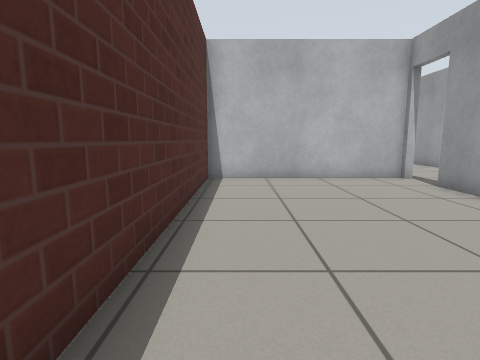
view 1 (above)

24 first-person views from a walk through a world built for the Gazebo simulator. The camera is 0.72 m above the floor, tilts 8° down and sees 80° across. The floor is counted in squares, 0.5 m on a side. Each view is taken from the middle of a square. On the plan, view 1 faces up. The plan holds only what a view shows up to about 14 squares ahead; the rest is blank. The place goes on beyond the plan. Simple patterns stand in for the simulator's built-in surfaces.

view 2
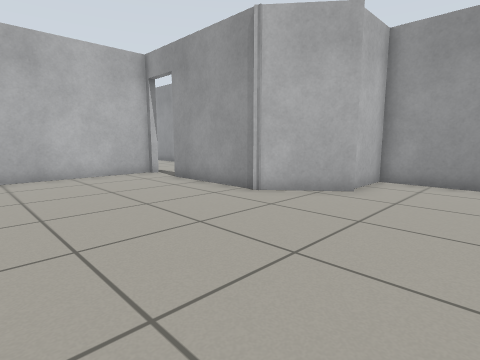

view 3
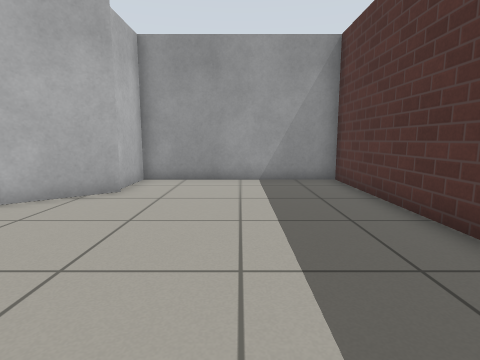

view 4
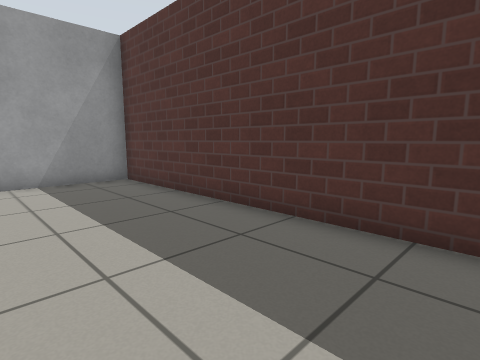

view 5
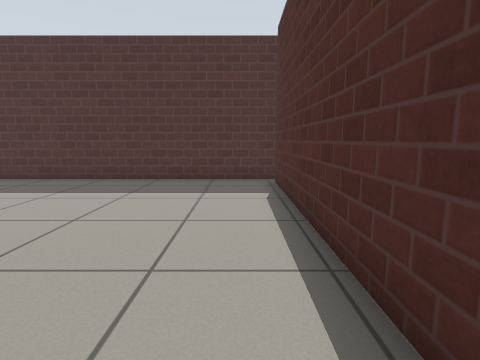

view 6
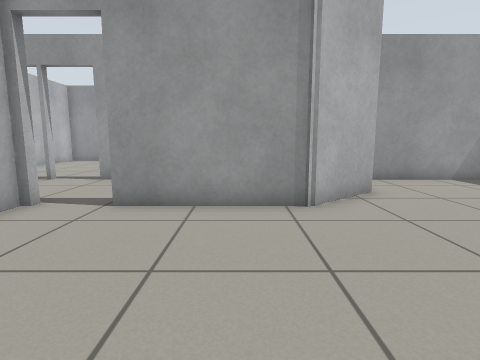

view 7
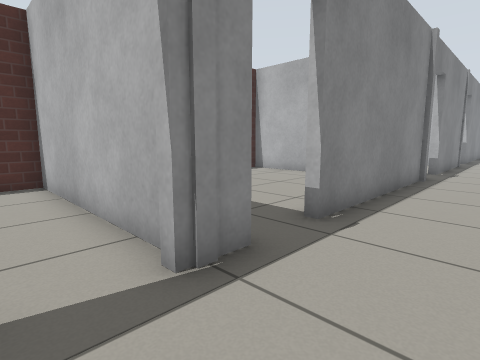

view 8
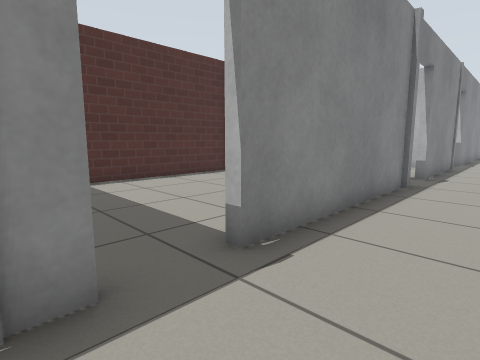

view 9
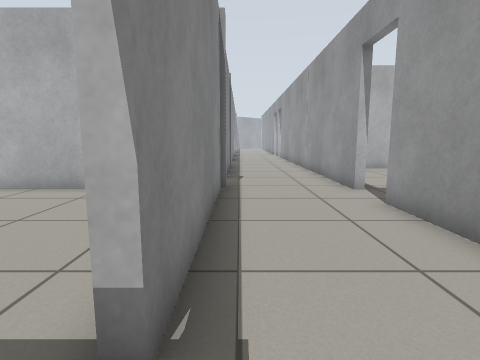

view 10
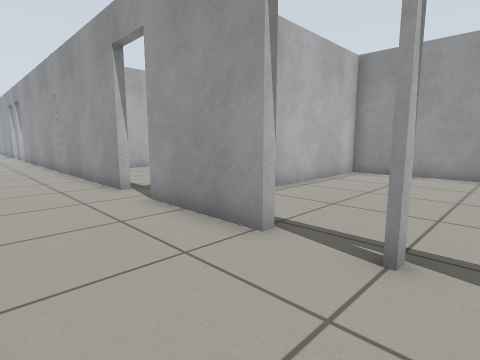

view 11
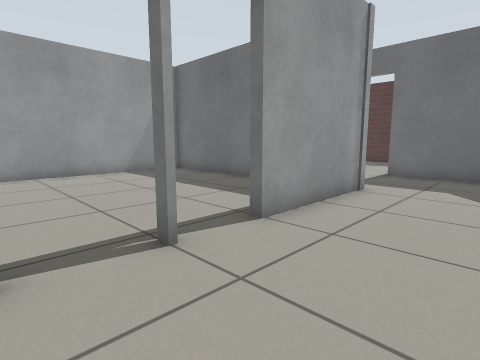

view 12
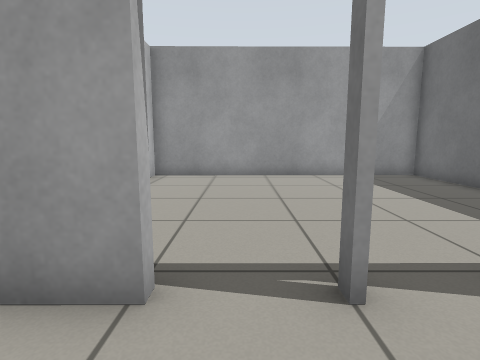

view 13
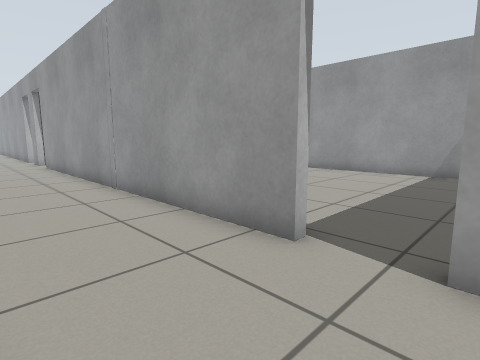

view 14
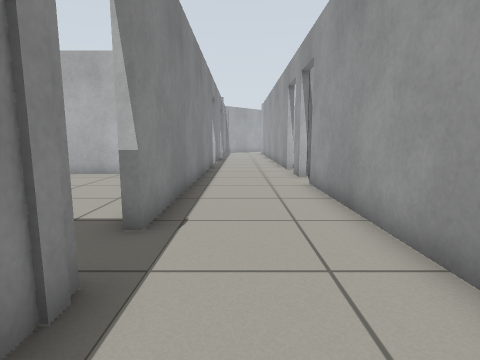

view 15
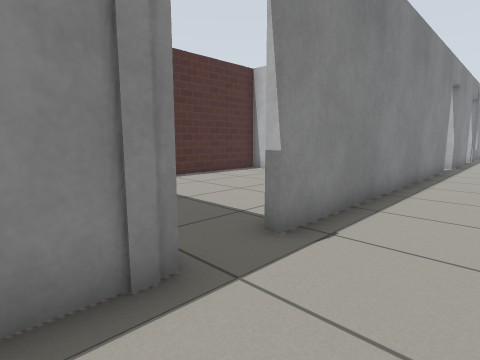

view 16
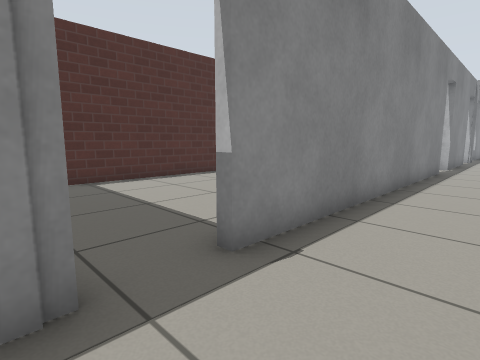

view 17
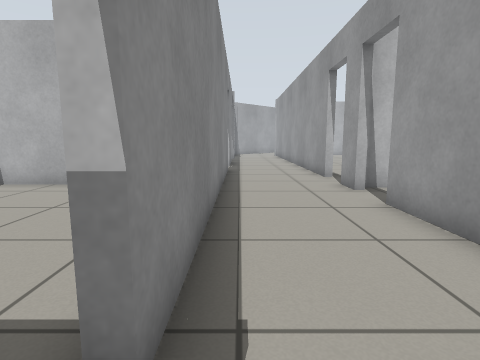

view 18
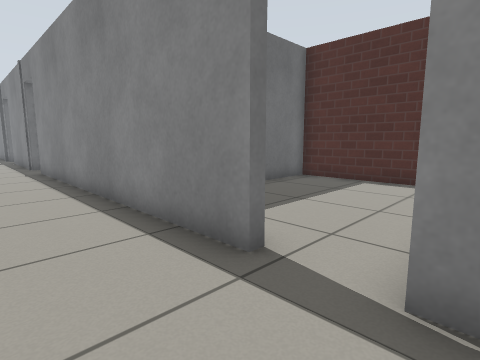

view 19
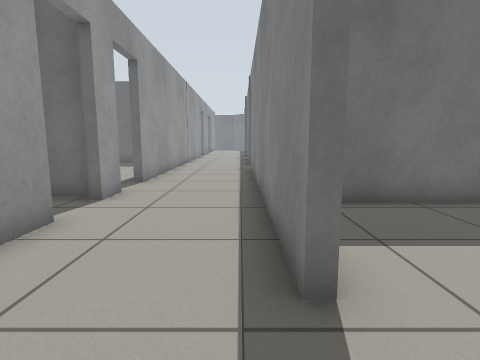

view 20
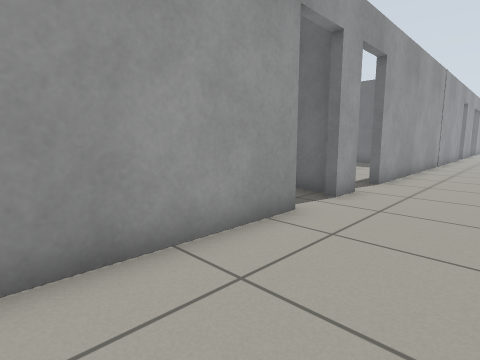

view 21
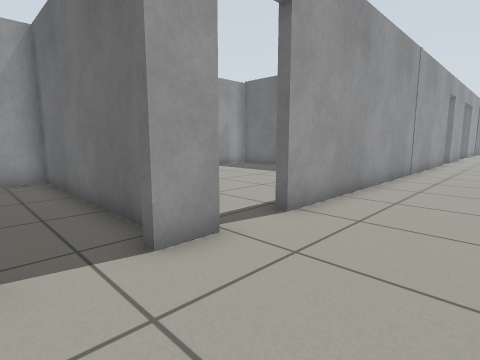

view 22
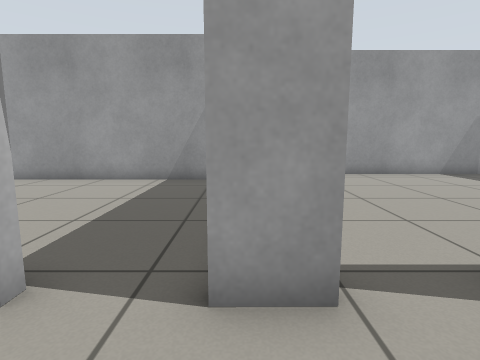

view 23
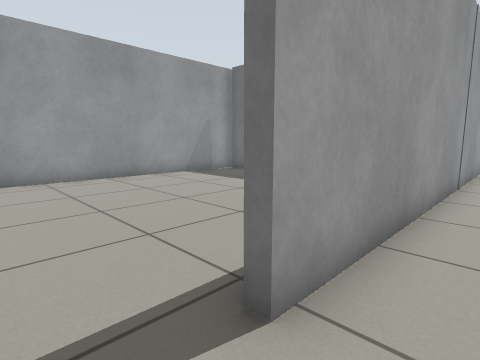

view 24
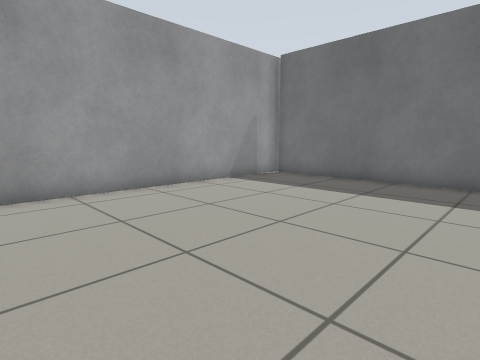

### Floor plan
Ten units are one square. View 1 is at (0, 0); x grows to the right and y downward. Boxes are objects, and circles mark ways between rooms. Rooms are numbered by the first view taken in them; rooms with no view inside come last. Other rooms are left out.
<svg viewBox="-19 -460 225 510">
<path fill="none" stroke="#000" d="M79 -23 61 -44 61 -89M63 -108 -12 -108 -12 38M-14 45 104 45 103 -25 82 -25M103 -201 103 -354M64 -205 64 -135M103 -147 103 -185M64 -119 64 -105M64 -286 64 -230M103 -65 103 -111M103 -371 103 -384M80 -28 109 -28M103 -400 103 -449M64 -426 64 -304M64 -455 64 -444M127 -267 199 -267M201 -265 201 -364M25 -204 -1 -204M-12 -202 -12 -141"/>
<circle cx="60" cy="-95" r="3" fill="#2a7"/>
<circle cx="103" cy="-363" r="3" fill="#2a7"/>
<circle cx="60" cy="-125" r="3" fill="#2a7"/>
<text x="40" y="-30">1</text>
<text x="90" y="-200">2</text>
<text x="150" y="-330">3</text>
<text x="20" y="-160">4</text>
</svg>
Room 1 opens to room 2. Room 2 opens to room 3. Room 2 opens to room 4.

Where each view was taken, in squares from view 1:
view 1: 0 up, 0 right, facing up
view 2: 1 down, 0 right, facing up-right
view 3: 1 down, 0 right, facing right
view 4: 0 up, 0 right, facing down-right
view 5: 6 up, 0 right, facing down
view 6: 6 up, 0 right, facing right
view 7: 9 up, 9 right, facing up-left
view 8: 11 up, 9 right, facing up-left
view 9: 12 up, 7 right, facing up
view 10: 12 up, 7 right, facing up-right
view 11: 15 up, 7 right, facing down-right
view 12: 14 up, 8 right, facing right
view 13: 18 up, 7 right, facing up-right
view 14: 26 up, 8 right, facing up
view 15: 27 up, 9 right, facing up-left
view 16: 28 up, 9 right, facing up-left
view 17: 29 up, 7 right, facing up
view 18: 45 up, 9 right, facing down-left
view 19: 45 up, 7 right, facing down
view 20: 45 up, 7 right, facing down-right
view 21: 40 up, 7 right, facing down-right
view 22: 38 up, 8 right, facing right
view 23: 37 up, 9 right, facing down-right
view 24: 37 up, 12 right, facing down-right
